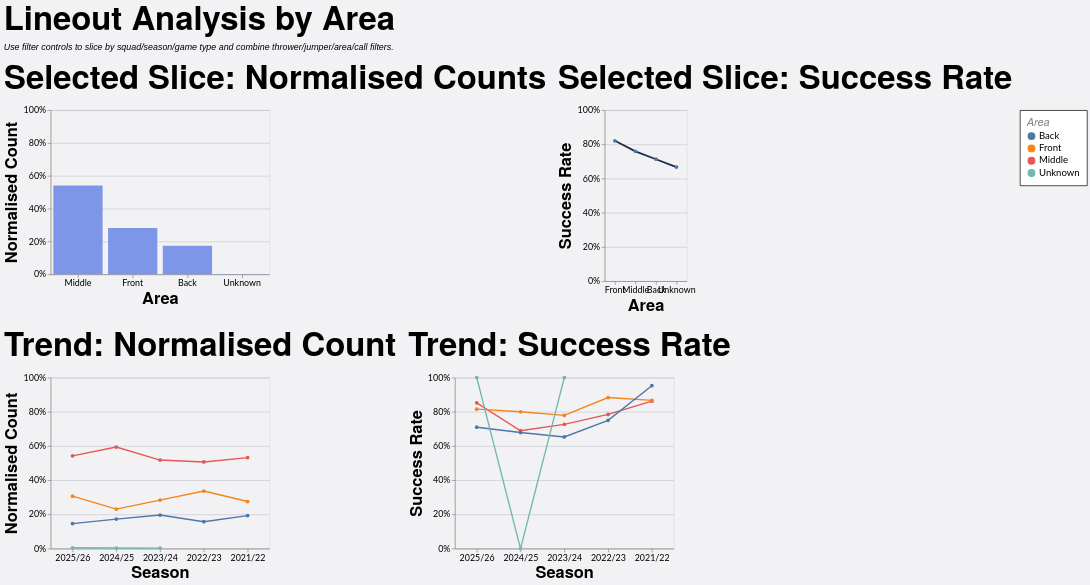

Specify this chart in Vega-Lite:
### Vega-Lite specification from a JSON file in a GitHub repository (floating-point values rounded to 4 significant figures; data arrays with more than 128 entries replaced by an {"elided": "..."} marker saying what was removed)
{"config": {"axis": {"labelFont": "Lato, sans-serif", "titleFont": "PT Sans Narrow, Helvetica Neue, Helvetica, Arial, sans-serif", "labelFontSize": 13, "titleFontSize": 24, "gridColor": "#202947", "gridOpacity": 0.2}, "header": {"labelFont": "PT Sans Narrow, Helvetica Neue, Helvetica, Arial, sans-serif", "titleFont": "PT Sans Narrow, Helvetica Neue, Helvetica, Arial, sans-serif", "labelFontSize": 24, "titleFontSize": 28, "labelFontWeight": "bold", "orient": "left"}, "legend": {"labelFont": "Lato, sans-serif", "titleFont": "PT Sans Narrow, Helvetica Neue, Helvetica, Arial, sans-serif", "labelFontSize": 14, "titleFontSize": 16, "titlePadding": 5, "fillColor": "white", "strokeColor": "black", "padding": 10, "titleFontWeight": "lighter", "titleFontStyle": "italic", "titleColor": "gray", "offset": 10}, "title": {"font": "PT Sans Narrow, Helvetica Neue, Helvetica, Arial, sans-serif", "fontSize": 48, "fontWeight": "bold", "anchor": "start", "align": "center", "titlePadding": 20, "subtitlePadding": 10, "subtitleFontSize": 13, "subtitleColor": "", "subtitleFontStyle": "italic", "offset": 15, "color": "black"}, "axisX": {"labelAngle": 0}, "facet": {"title": null, "header": null, "align": {"row": "each", "column": "each"}}, "resolve": {"scale": {"y": "independent", "facet": "independent"}}, "background": "#f2f1f4"}, "vconcat": [{"hconcat": [{"mark": {"type": "bar", "color": "#7d96e8"}, "encoding": {"tooltip": [{"field": "area", "title": "Area", "type": "nominal"}, {"field": "attempts", "format": ",.0f", "title": "Lineouts", "type": "quantitative"}, {"field": "share", "format": ".1%", "title": "Normalised Count", "type": "quantitative"}], "x": {"field": "area", "sort": "-y", "title": "Area", "type": "nominal"}, "y": {"axis": {"format": "%"}, "field": "share", "scale": {"domain": [0, 1]}, "title": "Normalised Count", "type": "quantitative"}}, "height": 240, "title": "Selected Slice: Normalised Counts", "transform": [{"filter": "(loSquad == 'All' || datum.squad == loSquad) && (loGameType == 'All' || (loGameType == 'League + Cup' && (datum.game_type == 'League' || datum.game_type == 'Cup')) || (loGameType == 'League only' && datum.game_type == 'League') || datum.game_type == loGameType) && (loOpposition == 'All' || datum.opposition == loOpposition) && (loThrower == 'All' || datum.thrower == loThrower) && (loJumper == 'All' || datum.jumper == loJumper) && (loArea == 'All' || datum.area == loArea) && (loNumbers == 'All' || datum.numbers == loNumbers) && (loCall == 'All' || datum.call == loCall) && (loCallType == 'All' || datum.call_type == loCallType)"}, {"filter": "(loSeason == 'All' || datum.season == loSeason)"}, {"aggregate": [{"op": "count", "as": "attempts"}, {"op": "sum", "field": "won", "as": "won"}], "groupby": ["area"]}, {"joinaggregate": [{"op": "sum", "field": "attempts", "as": "total_attempts"}]}, {"calculate": "datum.attempts / datum.total_attempts", "as": "share"}, {"calculate": "datum.won / datum.attempts", "as": "success_rate"}], "width": 320}, {"mark": {"type": "line", "color": "#202946", "point": true, "strokeWidth": 2.5}, "encoding": {"tooltip": [{"field": "area", "title": "Area", "type": "nominal"}, {"field": "won", "format": ",.0f", "title": "Won", "type": "quantitative"}, {"field": "attempts", "format": ",.0f", "title": "Lineouts", "type": "quantitative"}, {"field": "success_rate", "format": ".1%", "title": "Success Rate", "type": "quantitative"}], "x": {"field": "area", "sort": "-y", "title": "Area", "type": "nominal"}, "y": {"axis": {"format": "%"}, "field": "success_rate", "scale": {"domain": [0, 1]}, "title": "Success Rate", "type": "quantitative"}}, "height": 250, "title": "Selected Slice: Success Rate", "transform": [{"filter": "(loSquad == 'All' || datum.squad == loSquad) && (loGameType == 'All' || (loGameType == 'League + Cup' && (datum.game_type == 'League' || datum.game_type == 'Cup')) || (loGameType == 'League only' && datum.game_type == 'League') || datum.game_type == loGameType) && (loOpposition == 'All' || datum.opposition == loOpposition) && (loThrower == 'All' || datum.thrower == loThrower) && (loJumper == 'All' || datum.jumper == loJumper) && (loArea == 'All' || datum.area == loArea) && (loNumbers == 'All' || datum.numbers == loNumbers) && (loCall == 'All' || datum.call == loCall) && (loCallType == 'All' || datum.call_type == loCallType)"}, {"filter": "(loSeason == 'All' || datum.season == loSeason)"}, {"aggregate": [{"op": "count", "as": "attempts"}, {"op": "sum", "field": "won", "as": "won"}], "groupby": ["area"]}, {"joinaggregate": [{"op": "sum", "field": "attempts", "as": "total_attempts"}]}, {"calculate": "datum.attempts / datum.total_attempts", "as": "share"}, {"calculate": "datum.won / datum.attempts", "as": "success_rate"}], "width": {"step": 30}}], "spacing": 16}, {"hconcat": [{"mark": {"type": "line", "point": true, "strokeWidth": 2}, "encoding": {"color": {"field": "area", "title": "Area", "type": "nominal"}, "tooltip": [{"field": "season", "title": "Season", "type": "nominal"}, {"field": "area", "title": "Area", "type": "nominal"}, {"field": "attempts", "format": ",.0f", "title": "Lineouts", "type": "quantitative"}, {"field": "norm_count", "format": ".1%", "title": "Normalised Count", "type": "quantitative"}], "x": {"field": "season", "sort": "-x", "title": "Season", "type": "nominal"}, "y": {"axis": {"format": "%"}, "field": "norm_count", "scale": {"domain": [0, 1]}, "title": "Normalised Count", "type": "quantitative"}}, "height": 250, "title": "Trend: Normalised Count", "transform": [{"filter": "(loSquad == 'All' || datum.squad == loSquad) && (loGameType == 'All' || (loGameType == 'League + Cup' && (datum.game_type == 'League' || datum.game_type == 'Cup')) || (loGameType == 'League only' && datum.game_type == 'League') || datum.game_type == loGameType) && (loOpposition == 'All' || datum.opposition == loOpposition) && (loThrower == 'All' || datum.thrower == loThrower) && (loJumper == 'All' || datum.jumper == loJumper) && (loArea == 'All' || datum.area == loArea) && (loNumbers == 'All' || datum.numbers == loNumbers) && (loCall == 'All' || datum.call == loCall) && (loCallType == 'All' || datum.call_type == loCallType)"}, {"aggregate": [{"op": "count", "as": "attempts"}, {"op": "sum", "field": "won", "as": "won"}], "groupby": ["season", "area"]}, {"joinaggregate": [{"op": "sum", "field": "attempts", "as": "season_attempts"}], "groupby": ["season"]}, {"calculate": "datum.attempts / datum.season_attempts", "as": "norm_count"}, {"calculate": "datum.won / datum.attempts", "as": "success_rate"}], "width": 320}, {"mark": {"type": "line", "point": true, "strokeWidth": 2}, "encoding": {"color": {"field": "area", "title": "Area", "type": "nominal"}, "tooltip": [{"field": "season", "title": "Season", "type": "nominal"}, {"field": "area", "title": "Area", "type": "nominal"}, {"field": "won", "format": ",.0f", "title": "Won", "type": "quantitative"}, {"field": "attempts", "format": ",.0f", "title": "Lineouts", "type": "quantitative"}, {"field": "success_rate", "format": ".1%", "title": "Success Rate", "type": "quantitative"}], "x": {"field": "season", "sort": "-x", "title": "Season", "type": "nominal"}, "y": {"axis": {"format": "%"}, "field": "success_rate", "scale": {"domain": [0, 1]}, "title": "Success Rate", "type": "quantitative"}}, "height": 250, "title": "Trend: Success Rate", "transform": [{"filter": "(loSquad == 'All' || datum.squad == loSquad) && (loGameType == 'All' || (loGameType == 'League + Cup' && (datum.game_type == 'League' || datum.game_type == 'Cup')) || (loGameType == 'League only' && datum.game_type == 'League') || datum.game_type == loGameType) && (loOpposition == 'All' || datum.opposition == loOpposition) && (loThrower == 'All' || datum.thrower == loThrower) && (loJumper == 'All' || datum.jumper == loJumper) && (loArea == 'All' || datum.area == loArea) && (loNumbers == 'All' || datum.numbers == loNumbers) && (loCall == 'All' || datum.call == loCall) && (loCallType == 'All' || datum.call_type == loCallType)"}, {"aggregate": [{"op": "count", "as": "attempts"}, {"op": "sum", "field": "won", "as": "won"}], "groupby": ["season", "area"]}, {"joinaggregate": [{"op": "sum", "field": "attempts", "as": "season_attempts"}], "groupby": ["season"]}, {"calculate": "datum.attempts / datum.season_attempts", "as": "norm_count"}, {"calculate": "datum.won / datum.attempts", "as": "success_rate"}], "width": 320}], "spacing": 16}], "data": {"name": "data-1a9a720e25f6208caea5ca5c3da7d508"}, "params": [{"name": "loSquad", "value": "All"}, {"name": "loSeason", "value": "All"}, {"name": "loGameType", "value": "All"}, {"name": "loOpposition", "value": "All"}, {"name": "loThrower", "value": "All"}, {"name": "loJumper", "value": "All"}, {"name": "loArea", "value": "All"}, {"name": "loNumbers", "value": "All"}, {"name": "loCall", "value": "All"}, {"name": "loCallType", "value": "All"}], "spacing": 22, "title": {"text": "Lineout Analysis by Area", "subtitle": "Use filter controls to slice by squad/season/game type and combine thrower/jumper/area/call filters."}, "$schema": "https://vega.github.io/schema/vega-lite/v5.20.1.json", "datasets": {"data-1a9a720e25f6208caea5ca5c3da7d508": {"elided": "1242 records"}}}
